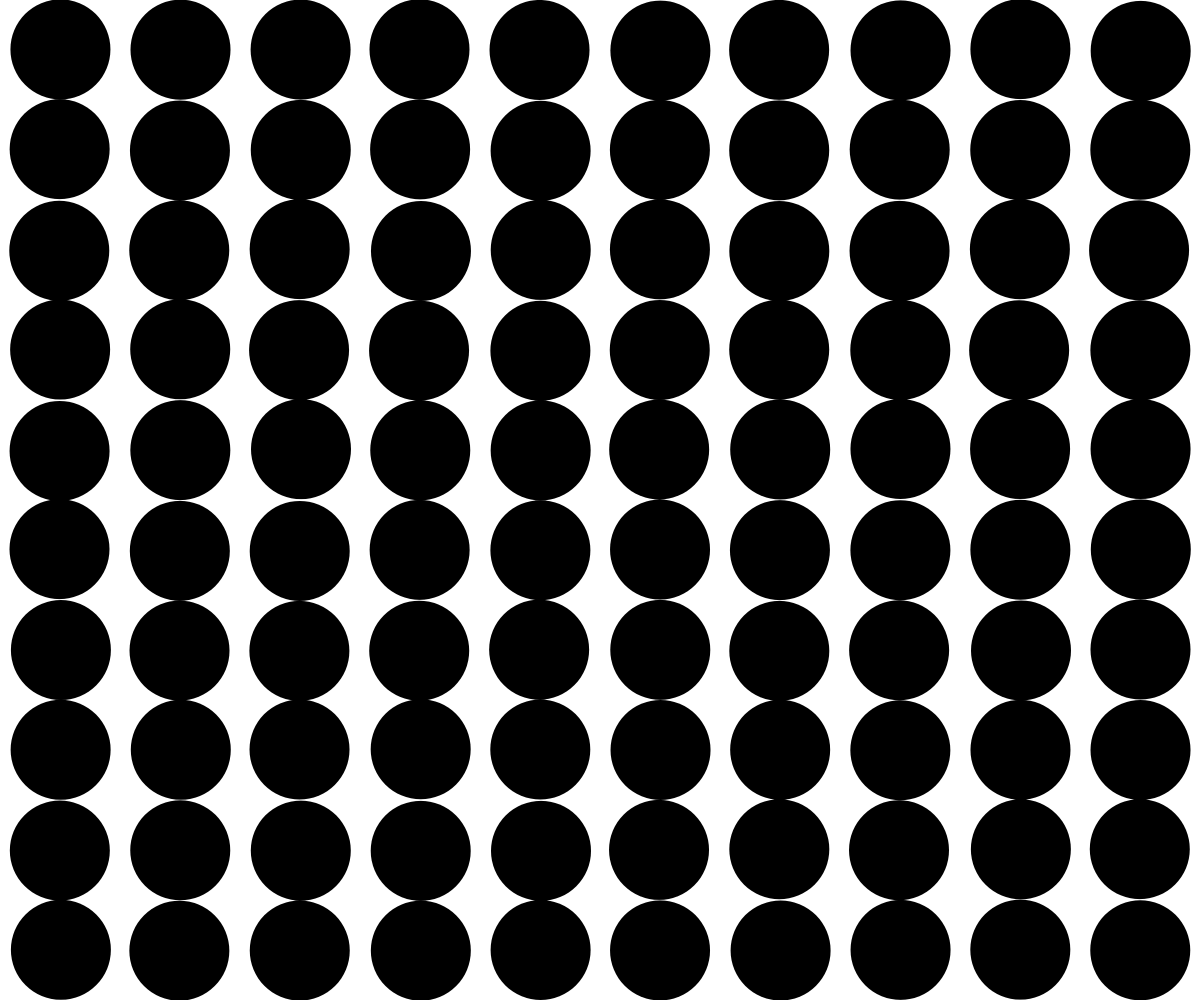
Frame 1 (no input)
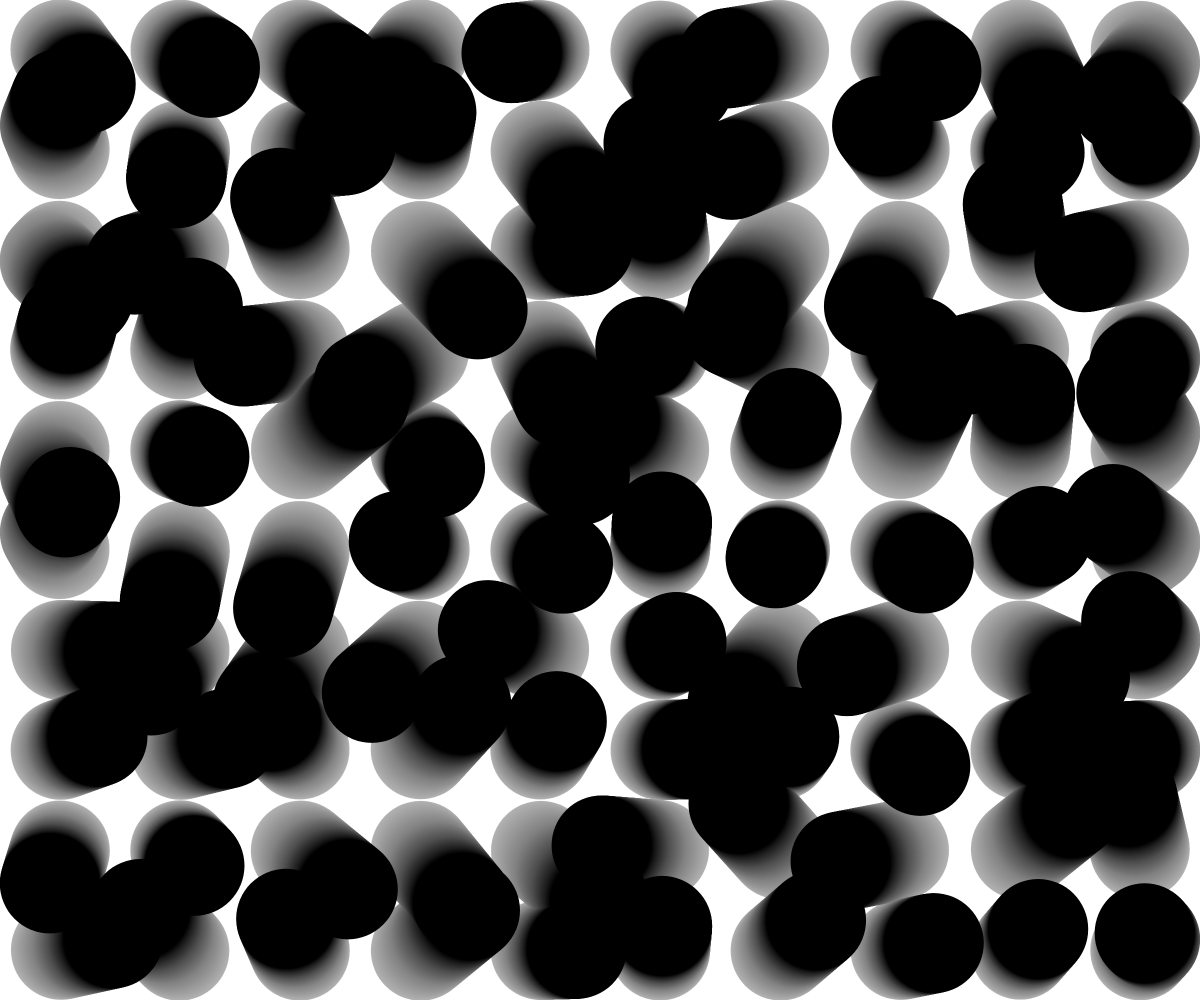
Frame 60 (no input)
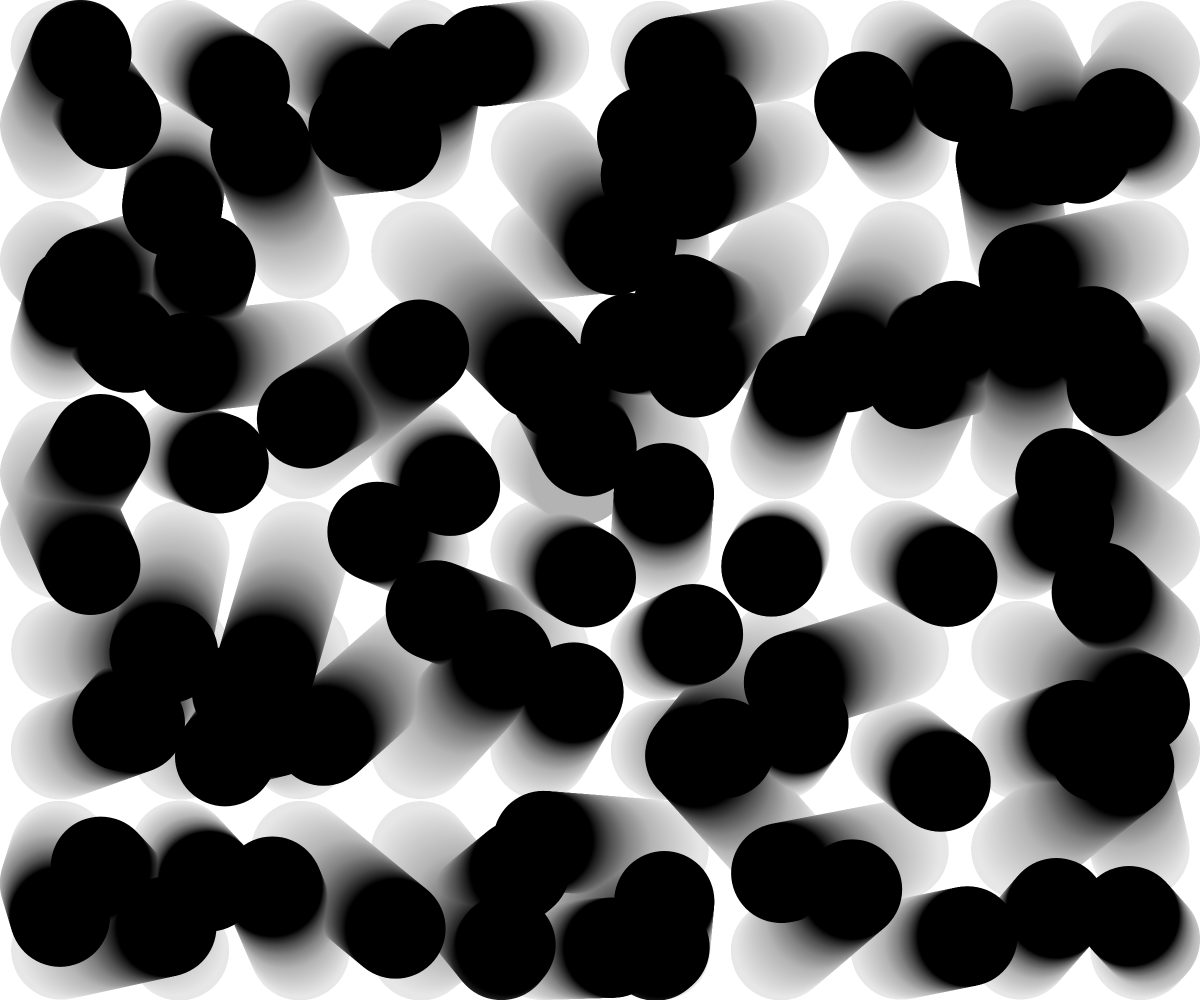
Frame 120 (the mouse pressed at the canvas centre since frame 60)

The p5.js sketch that drew these frames (run headless with seeded random() and noise() and a simulated clock; from frame 60 on, the mouse is pressed at the canvas centre):

// p5.js sketch
// ── sketch.js
const grid = {
  x: 10,
  y: 10,
};
const circle = {
  diameter: 100,
  color: "black",
};

const allCicrles = [];

function setup() {
  createCanvas(windowWidth, windowHeight);
  pixelDensity(2);
  initCircle();
}

function initCircle() {
  let sizeCell = {
    x: windowWidth / grid.x,
    y: windowHeight / grid.y,
  };
  let margin = {
    x: sizeCell.x - circle.diameter,
    y: sizeCell.y - circle.diameter,
  };
  for (let j = 0; j < grid.y; j++) {
    for (let i = 0; i < grid.x; i++) {
      let position = {
        x: sizeCell.x * i + circle.diameter / 2 + margin.x / 2,
        y: sizeCell.y * j + circle.diameter / 2 + margin.y / 2,
      };

      const instanceCicle = new Circle(position, circle.diameter, circle.color);

      instanceCicle.setup();
      allCicrles.push(instanceCicle);
    }
  }
}

function mousePressed() {
  let isOverBall = false;
  for (let i = 0; i < allCicrles.length; i++) {
    const pos = allCicrles[i].getPosition();
    if (dist(mouseX, mouseY, pos.x, pos.y) < circle.diameter / 2) {
      isOverBall = true;
      allCicrles.splice(i, 1);
    }
  }
  if (!isOverBall) {
    console.log("not over ball");
    addCircle();
  }
}

function addCircle() {
  const instanceCicle = new Circle(
    { x: mouseX, y: mouseY },
    circle.diameter,
    "rgb(0,255,0)"
  );
  instanceCicle.setup();
  allCicrles.push(instanceCicle);
}

function draw() {
  background("rgba(250, 250, 250,0.02)");
  noStroke();
  /*********
	Create a line of nColumns balls
	*************/
  // Calculate the position of the ball

  // Adding another level of loop to create a grid

  for (let i = 0; i < allCicrles.length; i++) {
    allCicrles[i].update();
    allCicrles[i].draw();
  }
}

function windowResized() {
  resizeCanvas(windowWidth, windowHeight);
}

// ── circle.js
class Circle {
  constructor(position, diameter, color) {
    this.x = position.x;
    this.y = position.y;
    this.diameter = diameter;
    this.color = color;
  }

  setup() {
    this.velocity = { x: random(-1, 1), y: random(-1, 1) };
  }
  draw() {
    fill(this.color);
    ellipse(this.x, this.y, this.diameter);
  }

  getPosition() {
    return { x: this.x, y: this.y, diameter: this.diameter };
  }
  update() {
    this.x += this.velocity.x;
    this.y += this.velocity.y;

    if (
      this.x > windowWidth - this.diameter / 2 ||
      this.x < this.diameter / 2
    ) {
      this.velocity.x *= -1;
    }
    if (
      this.y > windowHeight - this.diameter / 2 ||
      this.y < this.diameter / 2
    ) {
      this.velocity.y *= -1;
    }
  }
}
